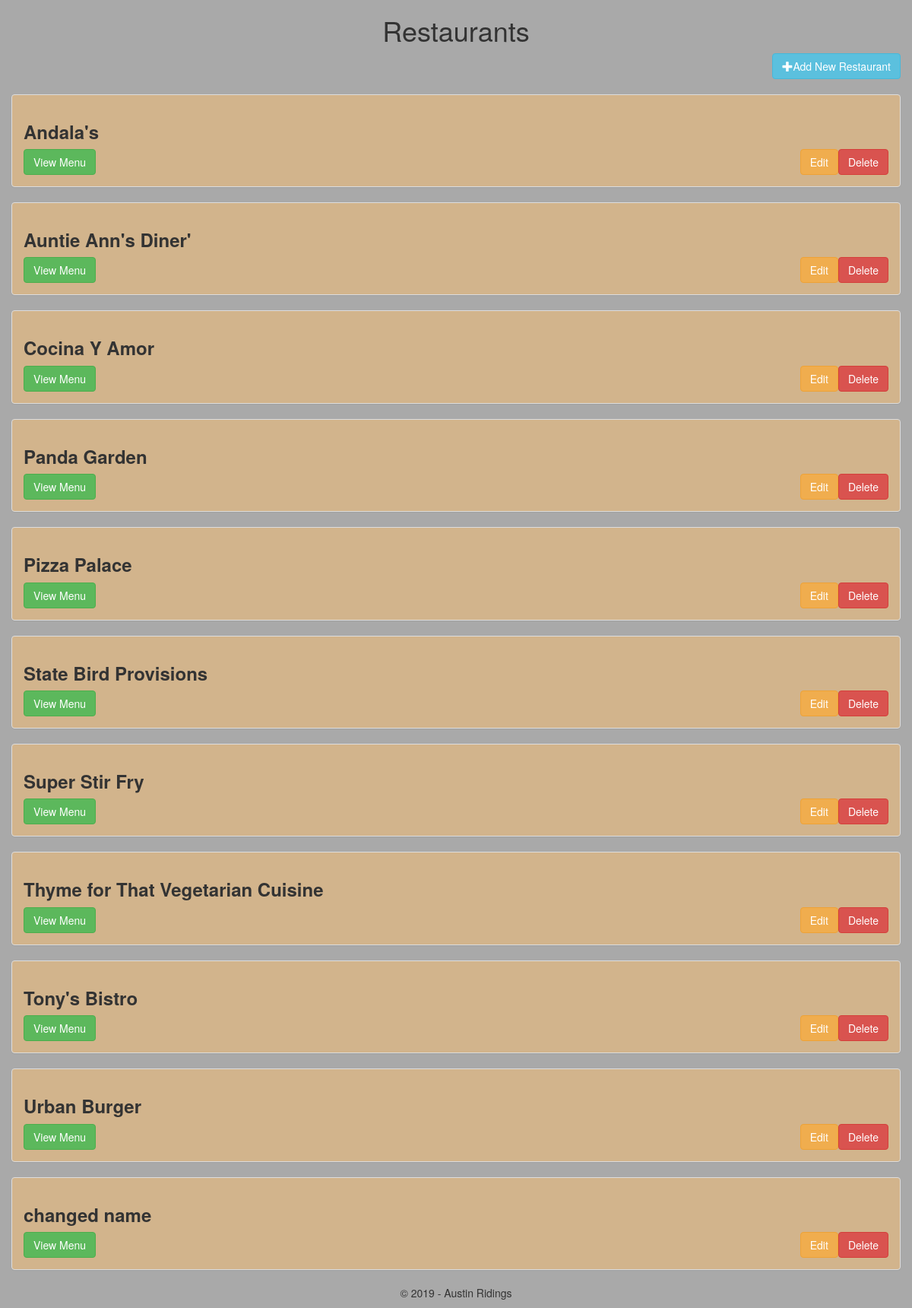
The app's page /restaurants/, older data.
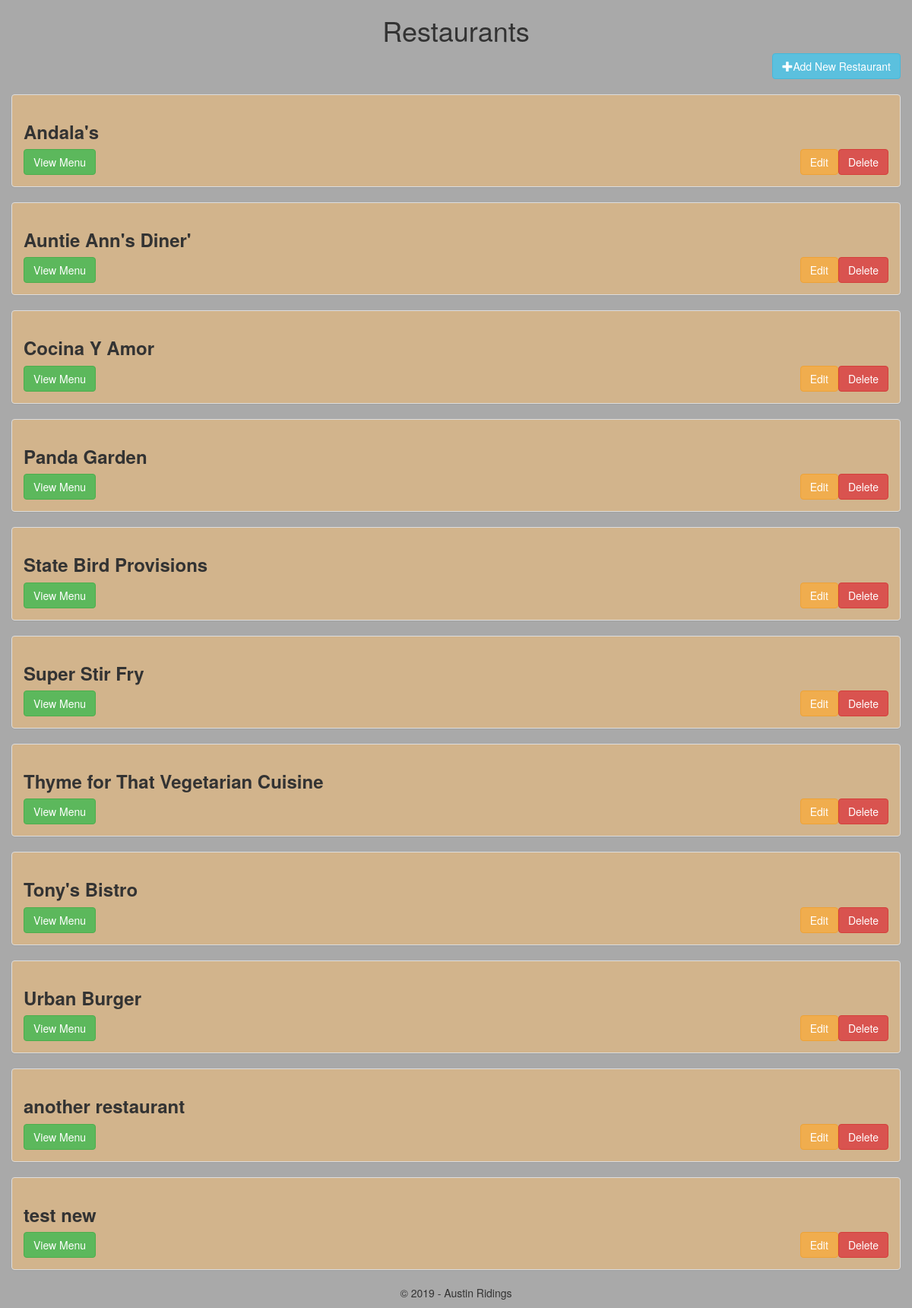
The same page, newer data.
### database_setup.py (models this page shows, shortened)
class Restaurant(Base):
    __tablename__ = 'restaurant'
    name = Column(String(80), nullable = False)
    id = Column(Integer, primary_key = True)

### finalProject.py (the view)
@app.route('/')
@app.route('/restaurants/')
def allrestaurants():
    restaurants = session.query(Restaurant).order_by(Restaurant.name)
    return render_template('restaurants.html', restaurants=restaurants)

### templates/restaurants.html (shortened to what this page needs)
<html>
    <head>
        <link rel="stylesheet" href="https://maxcdn.bootstrapcdn.com/bootstrap/3.4.0/css/bootstrap.min.css">
        <link rel="stylesheet" type="text/css" href="{{ url_for('static', filename='final.css') }}">
    </head>
    <body>
        <div class="container">
            <div class="row" style="text-align: center">
                <h1>Restaurants</h1>
                <a href="{{url_for('addrestaurant')}}"><button type='button' class="btn btn-info" style="float: right"><span class="glyphicon glyphicon-plus"></span>Add New Restaurant</button></a>
            </div>
            <br>
            {% for r in restaurants %}
        <div class="row">
            <div class="panel panel-default">
                <div class="panel-body">
                    <h3><strong> {{r.name}} </strong></h3>
                    <a href="{{ url_for('deleterestaurant', restaurant_id=r.id) }}"><button type="button" class="btn btn-danger" style="float: right;">Delete</button></a>
                    <a href="{{ url_for('editrestaurant', restaurant_id=r.id) }}"><button type="button" class="btn btn-warning" style="float: right;">Edit</button></a>
                    <a href="{{ url_for('restaurantMenu', restaurant_id=r.id, menu_id=restaurant_id) }}"><button type="button" class="btn btn-success" style="float: left;">View Menu</button></a>
                </div>
            </div>
        </div>
            {% endfor %}
    </body>
    <footer>
        <p style="text-align:center;">&copy; 2019 - Austin Ridings</p>
    </footer>
</html>

### static/final.css (style rules this page uses)
.panel { background-color: tan; }
.panel-default { background-color: tan }
body { background-color: darkgray; }

Row changes from the older to the newer data that the page shows:
removed Restaurant: name "Pizza Palace"
added Restaurant: name "another restaurant"
changed Restaurant: name "changed name" → "test new"
